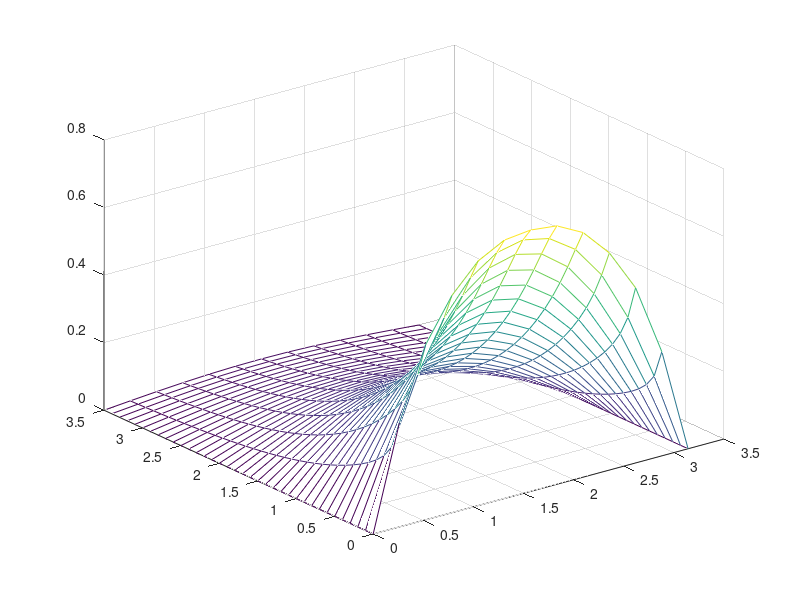

The MATLAB script that drew this image:
[X,Y] = meshgrid(0:pi/12 :pi, 0:0.1:3.5)
Z=(8/pi)*((sin((1)*X).*exp(-1*Y)/3 ) + (sin(3*X).*exp(-9*Y)/29) + (sin(5*X).*exp(-25*Y)/127) + (sin(7*X).*exp(-49*Y)/345));
figure
mesh(X,Y,Z)
